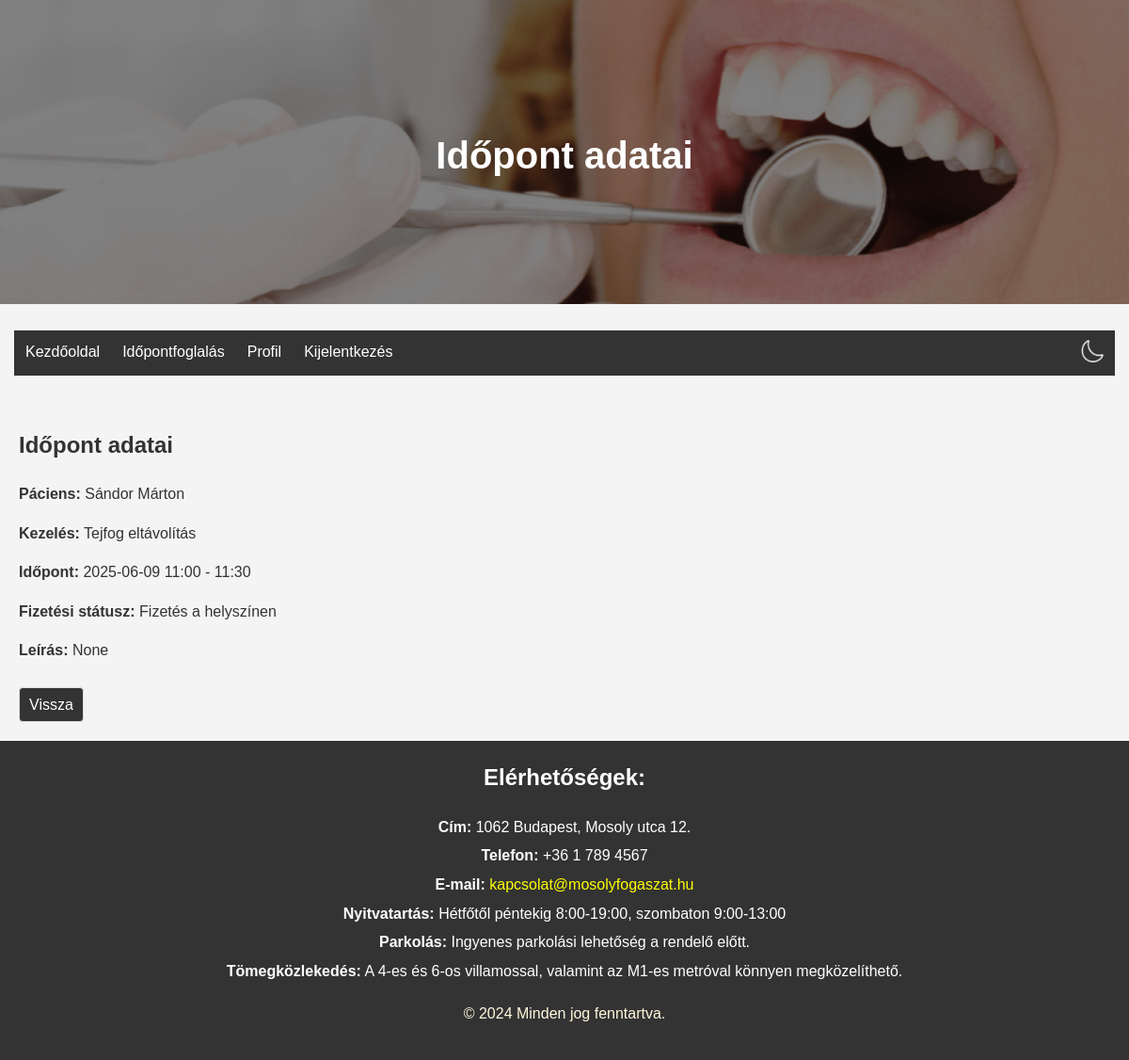
Screenshot of /edit_appointment/e5a762b157af43839ef2e34b2302f3c6/ (signed in) with the database file from the repository.
### rendeloweboldal/models.py (models this page shows, shortened)
class Patient(models.Model):
    id = models.CharField(max_length=64, primary_key=True)
    name = models.CharField(max_length=255)
    gender = models.CharField(max_length=10, choices=[('male', 'Male'), ('female', 'Female')])
    birthDate = models.DateField(null=True, blank=True)
    telecom = models.CharField(max_length=255, null=True, blank=True)

class Treatment(models.Model):
    id = models.UUIDField(primary_key=True, default=uuid4, editable=False)
    name = models.CharField(max_length=255)
    description = models.TextField()
    duration = models.DurationField(null=True, blank=True)
    price = models.DecimalField(max_digits=10, decimal_places=0)

class Appointment(models.Model):
    id = models.UUIDField(primary_key=True, default=uuid4, editable=False)
    patient = models.CharField(max_length=64, null=True, blank=True)
    practitioner = models.ForeignKey(Doctor, on_delete=models.SET_NULL, null=True, blank=True)
    treatment = models.ForeignKey(Treatment, on_delete=models.SET_NULL, null=True, blank=True)
    start = models.DateTimeField()
    end = models.DateTimeField()
    status = models.CharField(max_length=64, null=True, blank=True)  # Időpont státusza (pl. foglalt, elérhető)
    custom_description = models.TextField(null=True, blank=True)  # Időpont leírása, ezt szerkeszti a kezelőorvos

### rendeloweboldal/views.py (the view)
# urls.py: path('edit_appointment/<str:appointment_id>/', views.edit_appointment, name='edit_appointment'),
@login_required
def edit_appointment(request, appointment_id):
    appointment = get_object_or_404(Appointment, id=appointment_id)
    patient = get_object_or_404(Patient, id=appointment.patient)
    treatment = get_object_or_404(Treatment, id=appointment.treatment.id)
    payment_status = get_object_or_404(PaymentStatus, appointment=appointment)
    if request.method == 'POST' and request.user.is_staff and not request.user.is_superuser:
        form = AppointmentForm(request.POST, instance=appointment)
        if form.is_valid():
            form.save()
            return redirect(f'/appointments_today/?date={appointment.start.date().strftime("%Y-%m-%d")}')
    else:
        form = AppointmentForm(instance=appointment)
    return render(request, 'edit_appointment.html', {
        'appointment': appointment,
        'patient': patient,
        'treatment': treatment,
        'selected_date': appointment.start.date().strftime("%Y-%m-%d"),
        'payment_status': payment_status,
        'form': form
    })

### rendeloweboldal/templates/edit_appointment.html (shortened to what this page needs)
{% extends "base.html" %}
{% load static %}
{% block header_title %}Időpont adatai{% endblock %}
{% block content %}
<section class="edit-appointment">
    <h2>Időpont adatai</h2>
    <p><strong>Páciens:</strong> {{ patient.name }}</p>
    <p><strong>Kezelés:</strong> {{ treatment.name }}</p>
    <p><strong>Időpont:</strong> {{ appointment.start|date:"Y-m-d H:i" }} - {{ appointment.end|date:"H:i" }}</p>
    <p><strong>Fizetési státusz:</strong>
        {% if appointment.paymentstatus.is_paid %}
            Fizetve
        {% else %}
            Fizetés a helyszínen
        {% endif %}
    </p>
    {% if user.is_authenticated and request.user.is_staff and not request.user.is_superuser %}
        <form method="post" action="{% url 'edit_appointment' appointment.id %}">
            {% csrf_token %}
            {{ form.as_p }}
            <button type="submit">Mentés</button>
            <a href="{% url 'appointments_today' %}?date={{ selected_date }}" class="button-like">Mégse</a>
        </form>
    {% else %}
        <p><strong>Leírás:</strong> {{ appointment.custom_description }}</p>
        <a href="{% url 'profile' %}" class="button-like">Vissza</a>
    {% endif %}
</section>
{% endblock %}

### rendeloweboldal/static/Css/style.css (style rules this page uses)
body { font-family: Arial, sans-serif; line-height: 1.6; margin: 0; padding: 0; background-color: #f4f4f4; }
.button-like { display: inline-block; padding: 5px 10px; margin-top: 10px; border: 1px solid #ddd; border-radius: 4px; background-color: #f2f2f2; cursor: pointer; text-decoration: none; color: #333; transition: background-color 0.3s; }

### rendeloweboldal/static/Css/colors_light.css (style rules this page uses)
body, header { background-color: #f4f4f4; color: #333; }
.button, .button-like, button, .add-button, .edit-button, .delete-button, .cancel-button, .dialog-box button { background-color: #333; color: white; }

### rows the page displays
Patient: name "Sándor Márton"
Treatment: name "Tejfog eltávolítás"
Appointment: start "2025-06-09 11:00", end "11:30", custom_description "None"
